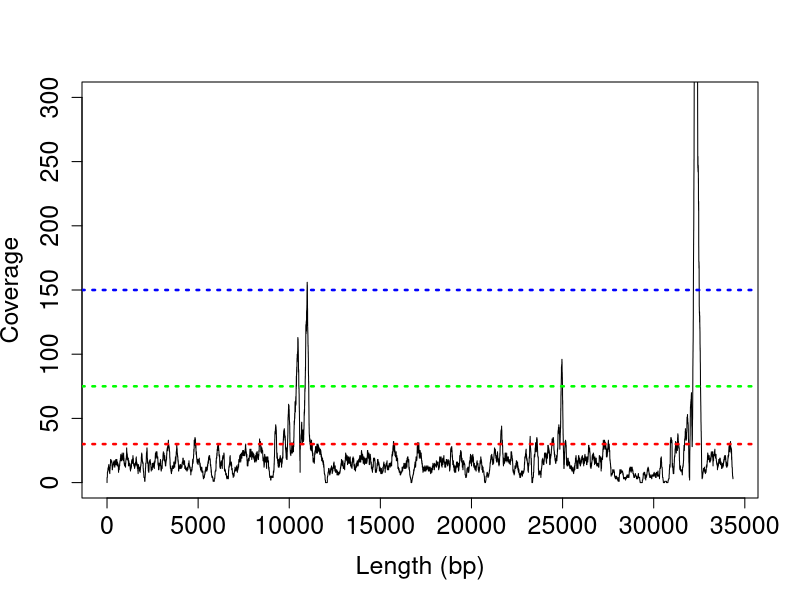

This chart was generated by the following R code:

## plot example HIC (High coverage islands)
## coverage information generated using SAMtools
coverage <- read.table(file="example_plot_HCR.txt",header = FALSE) 
plot(coverage$V2,coverage$V3,type="l", xlab="Length (bp)", ylab="Coverage", cex.lab=1.5, cex.axis=1.5, cex.main=1.5, ylim=c(0, 300))
abline(h=30,col="red",lty=3,lwd=2.5)
abline(h=30*5,col="blue",lty=3,lwd=2.5)
abline(h=30*2.5,col="green",lty=3,lwd=2.5)